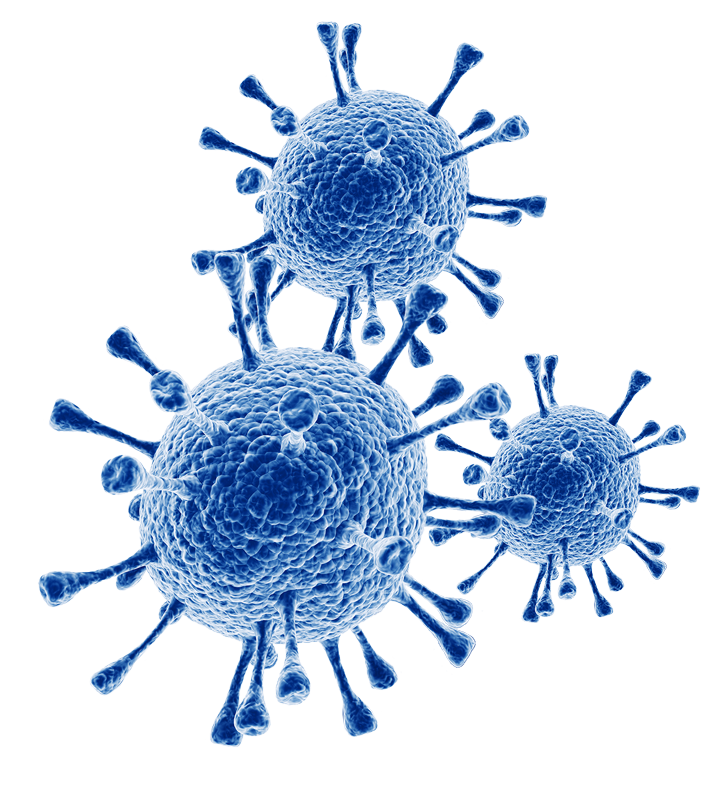
#> input picture virus.png, 703 x 787 px
$ python 'Task 07: AutoContrast v2.py'
#> lines starting #> are read from the running program, lines starting #| are printed output that depends on the picture
from PIL import Image

with Image.open("virus.png") as img:
#> img is the input picture: PIL image 703x787 RGBA; mean R, G, B, A 189, 206, 228.3, 83.3
    img = img.convert("RGBA")
    pixels = img.load()

    SCALE = 2

    r_values, g_values, b_values = [], [], []

    for x in range(img.width):
        for y in range(img.height):
            r, g, b, a = pixels[x, y]
            r_values.append(r)
            g_values.append(g)
            b_values.append(b)
#> after the loop, b_values = 553261 items; g_values = 553261 items; r_values = 553261 items

    r_values.sort()
    g_values.sort()
    b_values.sort()

    n = img.width * img.height
#> n = 553261

    MINI, MAXI = int(n * 0.05), int(n * 0.95)
#> MINI = 27663; MAXI = 525597
    R_max, G_max, B_max = r_values[MAXI], g_values[MAXI], b_values[MAXI]
#> R_max = 255; G_max = 255; B_max = 255
    R_min, G_min, B_min = r_values[MINI], g_values[MINI], b_values[MINI]
#> R_min = 9; G_min = 57; B_min = 143

    fit = lambda x, l, r: max(l, min(r, x))

    for x in range(img.width):
        for y in range(img.height):
            r, g, b, a = pixels[x, y]

            pixels[x, y] = (
                round((r - R_min) / (R_max - R_min) * 255) if R_min <= r <= R_max else fit(r, R_min, R_max),
                round((g - G_min) / (G_max - G_min) * 255) if R_min <= r <= R_max else fit(r, R_min, R_max),
                round((b - B_min) / (B_max - B_min) * 255) if R_min <= r <= R_max else fit(r, R_min, R_max),
                a
            )

    img.show()
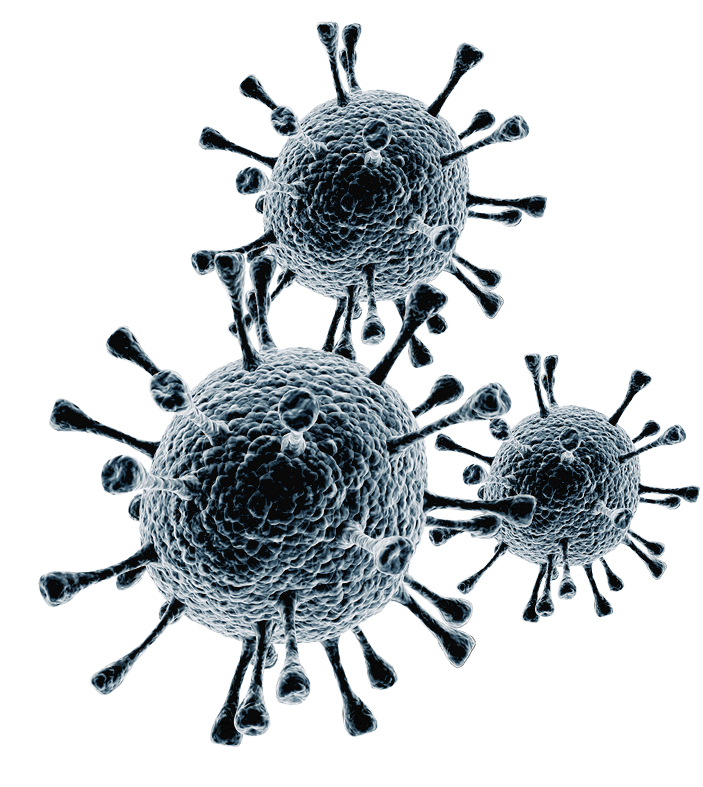
#> shown: PIL image 703x787 RGBA; mean R, G, B, A 187.4, 193.2, 196.7, 83.3; transparent parts drawn white
